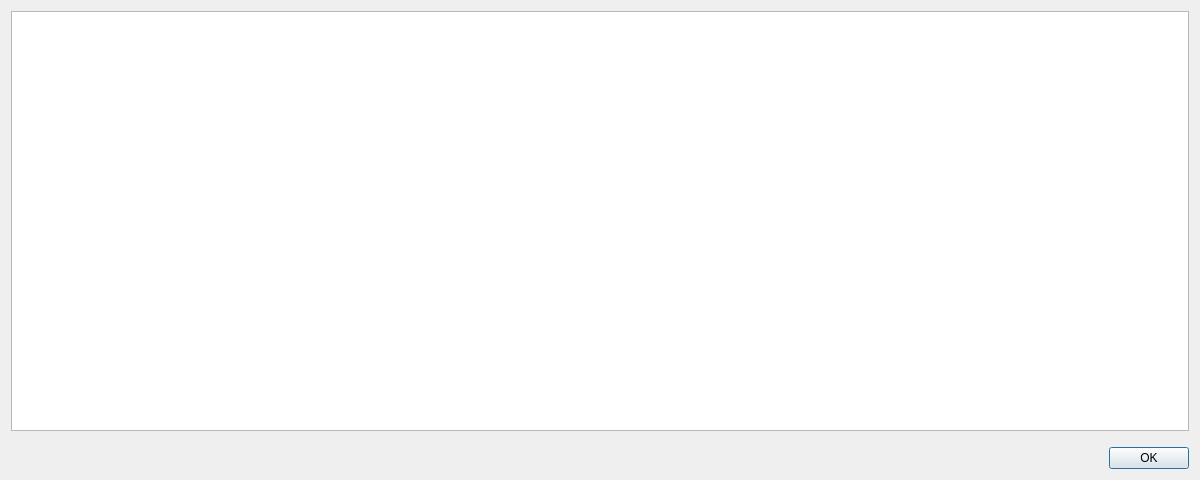
<?xml version="1.0" encoding="UTF-8"?>
<ui version="4.0">
 <class>IngestErrors</class>
 <widget class="QDialog" name="IngestErrors">
  <property name="geometry">
   <rect>
    <x>0</x>
    <y>0</y>
    <width>1200</width>
    <height>480</height>
   </rect>
  </property>
  <property name="windowTitle">
   <string>Ingest Errors</string>
  </property>
  <layout class="QVBoxLayout" name="verticalLayout">
   <item>
    <widget class="QTextEdit" name="textEdit"/>
   </item>
   <item>
    <spacer name="verticalSpacer">
     <property name="orientation">
      <enum>Qt::Vertical</enum>
     </property>
     <property name="sizeType">
      <enum>QSizePolicy::Fixed</enum>
     </property>
     <property name="sizeHint" stdset="0">
      <size>
       <width>20</width>
       <height>10</height>
      </size>
     </property>
    </spacer>
   </item>
   <item>
    <widget class="QDialogButtonBox" name="buttonBox">
     <property name="orientation">
      <enum>Qt::Horizontal</enum>
     </property>
     <property name="standardButtons">
      <set>QDialogButtonBox::Ok</set>
     </property>
    </widget>
   </item>
  </layout>
 </widget>
 <resources/>
 <connections>
  <connection>
   <sender>buttonBox</sender>
   <signal>accepted()</signal>
   <receiver>IngestErrors</receiver>
   <slot>accept()</slot>
   <hints>
    <hint type="sourcelabel">
     <x>248</x>
     <y>254</y>
    </hint>
    <hint type="destinationlabel">
     <x>157</x>
     <y>274</y>
    </hint>
   </hints>
  </connection>
  <connection>
   <sender>buttonBox</sender>
   <signal>rejected()</signal>
   <receiver>IngestErrors</receiver>
   <slot>reject()</slot>
   <hints>
    <hint type="sourcelabel">
     <x>316</x>
     <y>260</y>
    </hint>
    <hint type="destinationlabel">
     <x>286</x>
     <y>274</y>
    </hint>
   </hints>
  </connection>
 </connections>
</ui>
